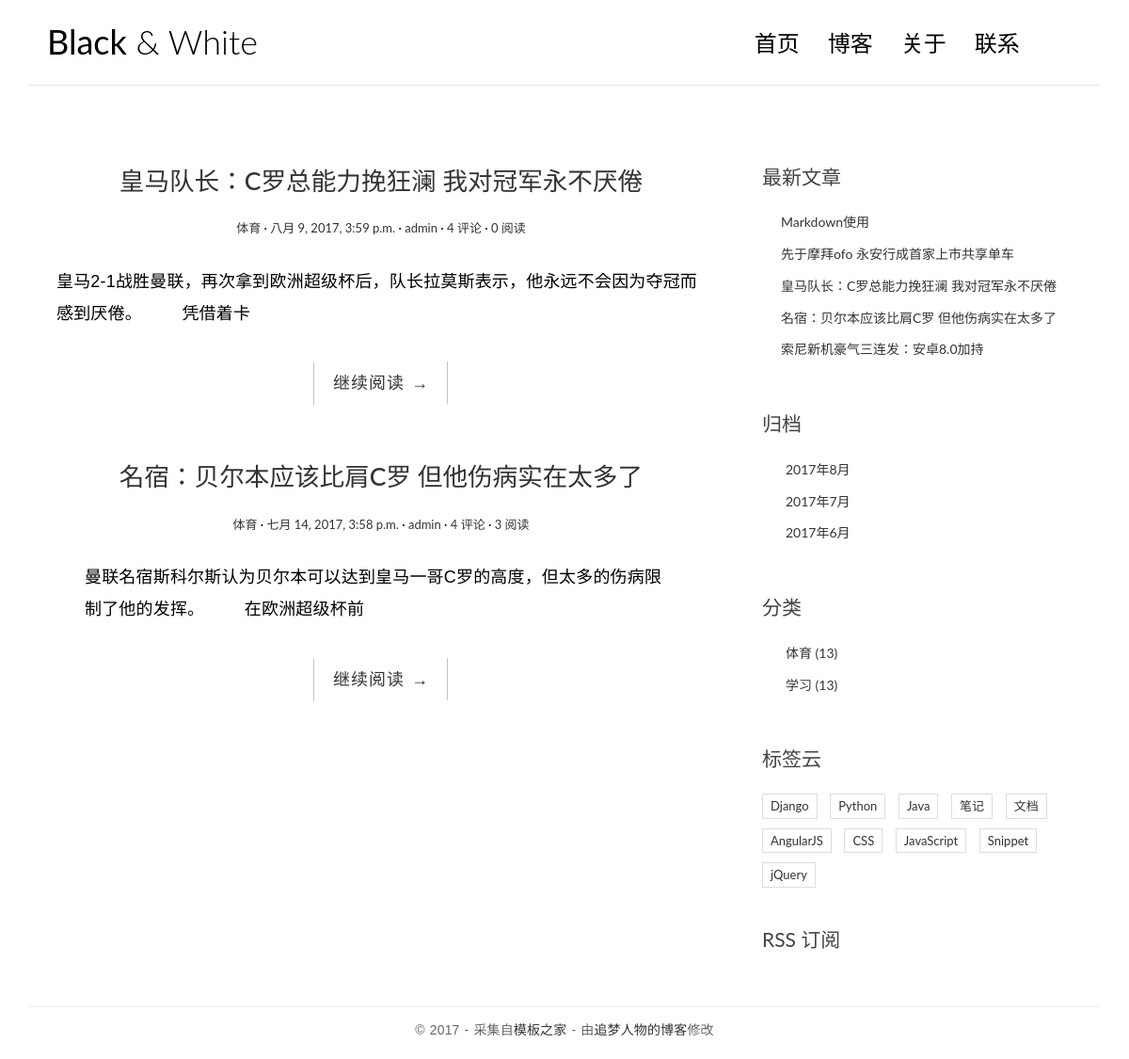
Before: /category/1/ with the older database file.
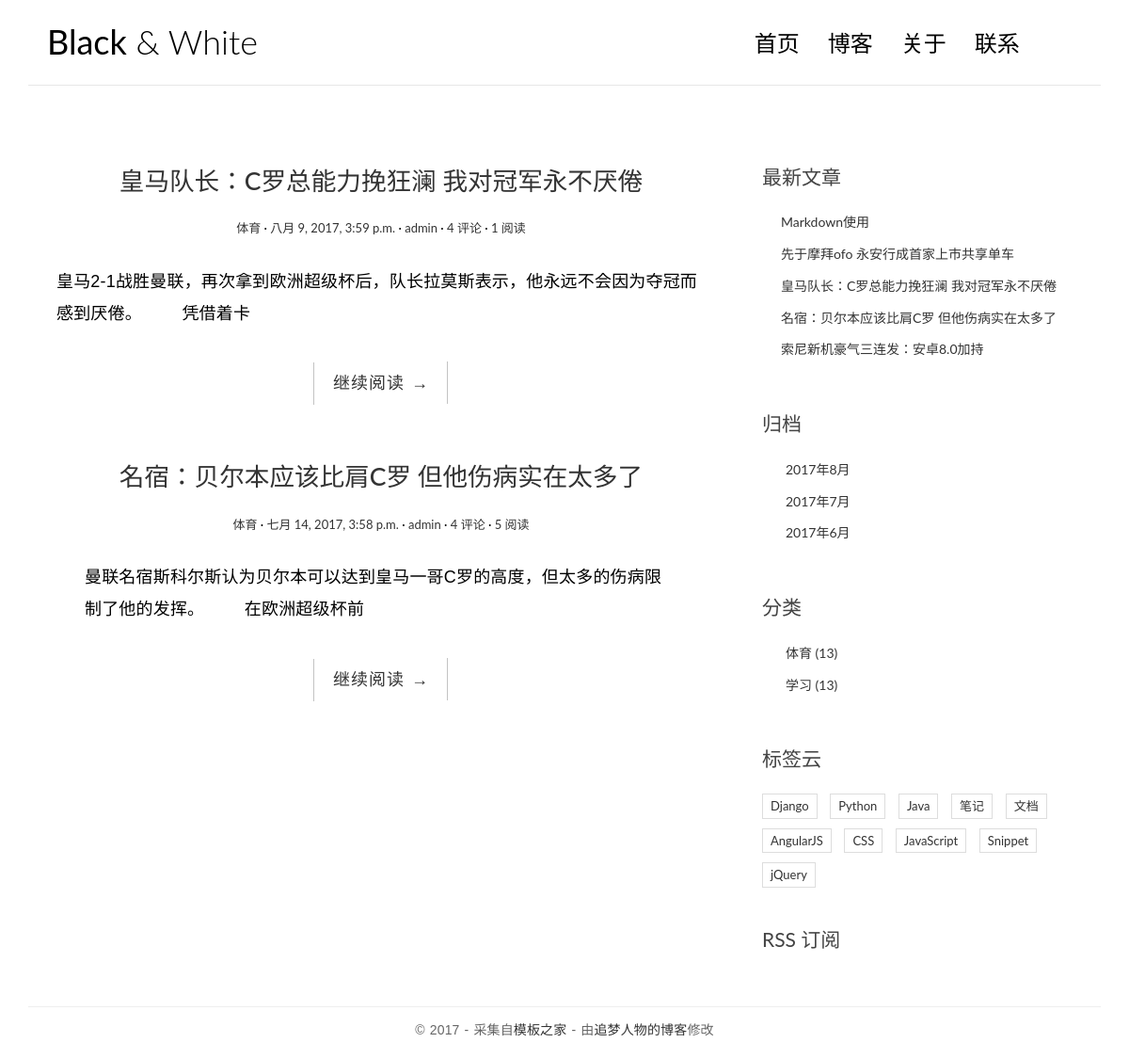
After: the same page with the newer database file.
### blog/models.py (models this page shows, shortened)
@python_2_unicode_compatible
class Post(models.Model):
    title = models.CharField(max_length=70)
    body = models.TextField()
    create_time = models.DateTimeField()
    modified_time = models.DateTimeField()
    excerpt = models.CharField(max_length=200,blank=True)
    category = models.ForeignKey(Category)
    tags = models.ManyToManyField(Tag,blank=True)
    author = models.ForeignKey(User)
    views = models.PositiveIntegerField(default=0) #统计阅读数量
    def get_absolute_url(self):
        return reverse('blog:detail',kwargs={'pk':self.pk})
    class Meta:
        ordering = ['-create_time','title']

@python_2_unicode_compatible
class Category(models.Model):
    name = models.CharField(max_length=100)
    def __str__(self): # __str__显示返回的内容
        return self.name

### blog/views.py (the view)
# urls.py: url(r'^category/(?P<pk>[0-9]+)/$',views.CategoryView.as_view(),name='category'),     #分类地址页
class CategoryView(ListView):
    model = Post
    template_name = 'blog/index.html'
    context_object_name = 'post_list'
    def get_queryset(self):
        cate = get_object_or_404(Category,pk=self.kwargs.get('pk'))
        return super(CategoryView,self).get_queryset().filter(category=cate)

### blog/templatetags/blog_tags.py (called while the page is built)
@register.simple_tag
def get_recent_post(num=6):
    return Post.objects.all()[:num]

@register.simple_tag
def archives():
    return Post.objects.dates('create_time','month',order='DESC')

@register.simple_tag()
def get_categories():
    return Category.objects.all()

### templates/blog/index.html (shortened to what this page needs)
{% extends 'base.html' %}
{% block main %}
    {% for post in post_list %}
        <article class="post post-{{ post.pk }}">
        <header class="entry-header">
            <h1 class="entry-title">
                <a href="{{ post.get_absolute_url }}">{{ post.title }}</a>
            </h1>
            <div class="entry-meta">
                <span class="post-category"><a href="#">{{ post.category }}</a></span>
                <span class="post-date"><a href="#"><time class="entry-date"
                                                          datetime="{{ post.create_time }}">{{ post.create_time }}</time></a></span>
                <span class="post-author"><a href="#">{{ post.author }}</a></span>
                <span class="comments-link"><a href="#">4 评论</a></span>
                <span class="views-count"><a href="#">{{ post.views }} 阅读</a></span>
            </div>
        </header>
        <div class="entry-content clearfix">
            <p>{{ post.body | truncatechars:54 }}</p>
            <div class="read-more cl-effect-14">
                <a href="{{ post.get_absolute_url }}" class="more-link">继续阅读 <span class="meta-nav">→</span></a>
            </div>
        </div>
    {% empty %}
        <div class="no-post">暂时还未发表文章！</div>
    {% endfor %}
{% endblock main %}

### templates/base.html (shortened to what the changed rows need)
{% load staticfiles %}
{% load blog_tags %}
<!DOCTYPE html>
<html>
<head>
    <link rel="stylesheet" href={% static 'blog/css/bootstrap.min.css' %}>
    <link rel="stylesheet" href="http://code.ionicframework.com/ionicons/2.0.1/css/ionicons.min.css">
    <link rel="stylesheet" href={% static 'blog/css/pace.css' %}>
    <link rel="stylesheet" href={% static 'blog/css/custom.css' %}>
    <link rel="stylesheet" href={% static 'blog/css/highlights/github.css' %}>
</head>
<body>
<div class="container">
    <header id="site-header">
        <div class="row">
            <div class="col-md-4 col-sm-5 col-xs-8">
                <div class="logo">
                    <h1><a href="{% url 'blog:index' %}"><b>Black</b> &amp; White</a></h1>
                </div>
            </div>
        </div>
    </header>
</div>
<div class="content-body">
    <div class="container">
        <div class="row">
            <main class="col-md-8">
                {% block main %}
                {% endblock main %}
            </main>
            <aside class="col-md-4">
                <div class="widget widget-recent-posts">
                    {% get_recent_post as recent_post_list %}
                    <ul>
                        {% for post in recent_post_list %}
                        <li>
                            <a href="{{ post.get_absolute_url }}">{{ post.title }}</a>
                        </li>
                        {% empty %}
                            暂无文章！
                        {% endfor %}
                    </ul>
                </div>
                    {% archives as date_list %}
                    {% get_categories as category_list %}
            </aside>
        </div>
    </div>
</div>
</body>
</html>

Changed rows visible on the page:
changed Post "皇马队长：C罗总能力挽狂澜 我对冠军永不厌倦": views "0" → "1"
changed Post "名宿：贝尔本应该比肩C罗 但他伤病实在太多了": views "3" → "5"
